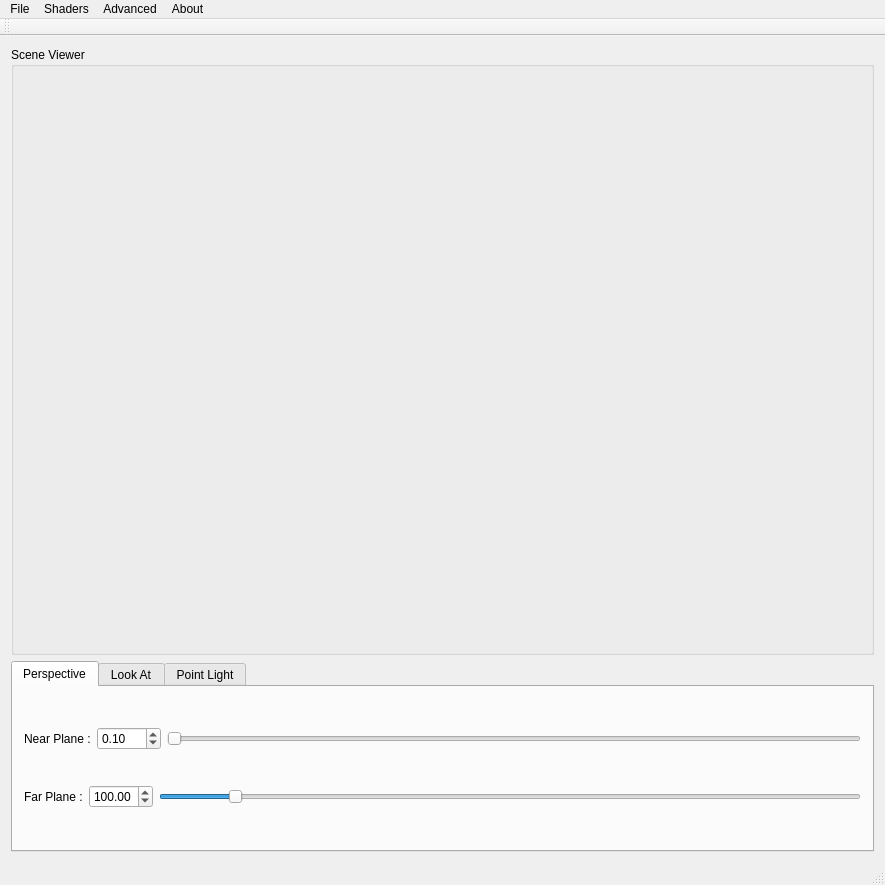
<?xml version="1.0" encoding="UTF-8"?>
<ui version="4.0">
 <class>MainWindow</class>
 <widget class="QMainWindow" name="MainWindow">
  <property name="geometry">
   <rect>
    <x>0</x>
    <y>0</y>
    <width>885</width>
    <height>885</height>
   </rect>
  </property>
  <property name="windowTitle">
   <string>MainWindow</string>
  </property>
  <widget class="QWidget" name="centralWidget">
   <layout class="QGridLayout" name="gridLayout">
    <item row="16" column="0">
     <widget class="QTabWidget" name="mainTabs">
      <property name="sizePolicy">
       <sizepolicy hsizetype="Expanding" vsizetype="Fixed">
        <horstretch>0</horstretch>
        <verstretch>0</verstretch>
       </sizepolicy>
      </property>
      <property name="currentIndex">
       <number>0</number>
      </property>
      <widget class="QWidget" name="perspectiveTab">
       <attribute name="title">
        <string>Perspective</string>
       </attribute>
       <layout class="QGridLayout" name="gridLayout_7">
        <item row="0" column="0">
         <layout class="QHBoxLayout" name="horizontalLayout_4">
          <item>
           <widget class="QLabel" name="label_3">
            <property name="sizePolicy">
             <sizepolicy hsizetype="Fixed" vsizetype="Preferred">
              <horstretch>0</horstretch>
              <verstretch>0</verstretch>
             </sizepolicy>
            </property>
            <property name="text">
             <string>Near Plane :</string>
            </property>
           </widget>
          </item>
          <item>
           <widget class="QDoubleSpinBox" name="persNearSpin">
            <property name="decimals">
             <number>2</number>
            </property>
            <property name="minimum">
             <double>0.000000000000000</double>
            </property>
            <property name="maximum">
             <double>999.000000000000000</double>
            </property>
            <property name="singleStep">
             <double>0.100000000000000</double>
            </property>
            <property name="value">
             <double>0.100000000000000</double>
            </property>
           </widget>
          </item>
          <item>
           <widget class="QSlider" name="persNearSlider">
            <property name="maximum">
             <number>99900</number>
            </property>
            <property name="value">
             <number>10</number>
            </property>
            <property name="orientation">
             <enum>Qt::Horizontal</enum>
            </property>
           </widget>
          </item>
         </layout>
        </item>
        <item row="1" column="0">
         <layout class="QHBoxLayout" name="horizontalLayout_5">
          <item>
           <widget class="QLabel" name="label_4">
            <property name="sizePolicy">
             <sizepolicy hsizetype="Fixed" vsizetype="Preferred">
              <horstretch>0</horstretch>
              <verstretch>0</verstretch>
             </sizepolicy>
            </property>
            <property name="text">
             <string>Far Plane :</string>
            </property>
           </widget>
          </item>
          <item>
           <widget class="QDoubleSpinBox" name="persFarSpin">
            <property name="minimum">
             <double>0.000000000000000</double>
            </property>
            <property name="maximum">
             <double>999.000000000000000</double>
            </property>
            <property name="singleStep">
             <double>0.100000000000000</double>
            </property>
            <property name="value">
             <double>100.000000000000000</double>
            </property>
           </widget>
          </item>
          <item>
           <widget class="QSlider" name="persFarSlider">
            <property name="maximum">
             <number>99900</number>
            </property>
            <property name="value">
             <number>10000</number>
            </property>
            <property name="orientation">
             <enum>Qt::Horizontal</enum>
            </property>
           </widget>
          </item>
         </layout>
        </item>
       </layout>
      </widget>
      <widget class="QWidget" name="lookAtTab">
       <attribute name="title">
        <string>Look At</string>
       </attribute>
       <layout class="QGridLayout" name="gridLayout_3">
        <item row="0" column="0">
         <layout class="QHBoxLayout" name="horizontalLayout_6">
          <item>
           <widget class="QLabel" name="label_5">
            <property name="sizePolicy">
             <sizepolicy hsizetype="Fixed" vsizetype="Preferred">
              <horstretch>0</horstretch>
              <verstretch>0</verstretch>
             </sizepolicy>
            </property>
            <property name="text">
             <string>Eye (X,Y,Z) :</string>
            </property>
           </widget>
          </item>
          <item>
           <widget class="QDoubleSpinBox" name="lookEyeXSpin">
            <property name="minimum">
             <double>-99999.000000000000000</double>
            </property>
            <property name="maximum">
             <double>99999.000000000000000</double>
            </property>
            <property name="singleStep">
             <double>0.100000000000000</double>
            </property>
            <property name="value">
             <double>0.000000000000000</double>
            </property>
           </widget>
          </item>
          <item>
           <widget class="QDoubleSpinBox" name="lookEyeYSpin">
            <property name="minimum">
             <double>-99999.000000000000000</double>
            </property>
            <property name="maximum">
             <double>99999.000000000000000</double>
            </property>
            <property name="singleStep">
             <double>0.100000000000000</double>
            </property>
            <property name="value">
             <double>0.000000000000000</double>
            </property>
           </widget>
          </item>
          <item>
           <widget class="QDoubleSpinBox" name="lookEyeZSpin">
            <property name="minimum">
             <double>-99999.000000000000000</double>
            </property>
            <property name="maximum">
             <double>99999.000000000000000</double>
            </property>
            <property name="singleStep">
             <double>0.100000000000000</double>
            </property>
            <property name="value">
             <double>1.000000000000000</double>
            </property>
           </widget>
          </item>
         </layout>
        </item>
        <item row="1" column="0">
         <layout class="QHBoxLayout" name="horizontalLayout_7">
          <item>
           <widget class="QLabel" name="label_6">
            <property name="sizePolicy">
             <sizepolicy hsizetype="Fixed" vsizetype="Preferred">
              <horstretch>0</horstretch>
              <verstretch>0</verstretch>
             </sizepolicy>
            </property>
            <property name="text">
             <string>Center (X,Y,Z) :</string>
            </property>
           </widget>
          </item>
          <item>
           <widget class="QDoubleSpinBox" name="lookCenterXSpin">
            <property name="minimum">
             <double>-99999.000000000000000</double>
            </property>
            <property name="maximum">
             <double>99999.000000000000000</double>
            </property>
            <property name="singleStep">
             <double>0.100000000000000</double>
            </property>
           </widget>
          </item>
          <item>
           <widget class="QDoubleSpinBox" name="lookCenterYSpin">
            <property name="minimum">
             <double>-99999.000000000000000</double>
            </property>
            <property name="maximum">
             <double>99999.000000000000000</double>
            </property>
            <property name="singleStep">
             <double>0.100000000000000</double>
            </property>
           </widget>
          </item>
          <item>
           <widget class="QDoubleSpinBox" name="lookCenterZSpin">
            <property name="minimum">
             <double>-99999.000000000000000</double>
            </property>
            <property name="maximum">
             <double>99999.000000000000000</double>
            </property>
            <property name="singleStep">
             <double>0.100000000000000</double>
            </property>
           </widget>
          </item>
         </layout>
        </item>
        <item row="2" column="0">
         <layout class="QHBoxLayout" name="horizontalLayout_8">
          <item>
           <widget class="QLabel" name="label_7">
            <property name="sizePolicy">
             <sizepolicy hsizetype="Fixed" vsizetype="Preferred">
              <horstretch>0</horstretch>
              <verstretch>0</verstretch>
             </sizepolicy>
            </property>
            <property name="text">
             <string>Up (X,Y,Z) :</string>
            </property>
           </widget>
          </item>
          <item>
           <widget class="QDoubleSpinBox" name="lookUpXSpin">
            <property name="minimum">
             <double>-99999.000000000000000</double>
            </property>
            <property name="maximum">
             <double>99999.000000000000000</double>
            </property>
            <property name="singleStep">
             <double>0.100000000000000</double>
            </property>
           </widget>
          </item>
          <item>
           <widget class="QDoubleSpinBox" name="lookUpYSpin">
            <property name="minimum">
             <double>-99999.000000000000000</double>
            </property>
            <property name="maximum">
             <double>99999.000000000000000</double>
            </property>
            <property name="singleStep">
             <double>0.100000000000000</double>
            </property>
            <property name="value">
             <double>1.000000000000000</double>
            </property>
           </widget>
          </item>
          <item>
           <widget class="QDoubleSpinBox" name="lookUpZSpin">
            <property name="minimum">
             <double>-99999.000000000000000</double>
            </property>
            <property name="maximum">
             <double>99999.000000000000000</double>
            </property>
            <property name="singleStep">
             <double>0.100000000000000</double>
            </property>
           </widget>
          </item>
         </layout>
        </item>
       </layout>
      </widget>
      <widget class="QWidget" name="diffuseLightTab">
       <attribute name="title">
        <string>Point Light</string>
       </attribute>
       <layout class="QGridLayout" name="gridLayout_5">
        <item row="1" column="0">
         <layout class="QHBoxLayout" name="horizontalLayout_14">
          <item>
           <widget class="QLabel" name="label_12">
            <property name="sizePolicy">
             <sizepolicy hsizetype="Fixed" vsizetype="Preferred">
              <horstretch>0</horstretch>
              <verstretch>0</verstretch>
             </sizepolicy>
            </property>
            <property name="text">
             <string>Ia :</string>
            </property>
           </widget>
          </item>
          <item>
           <widget class="QDoubleSpinBox" name="lightIa1Spin">
            <property name="singleStep">
             <double>0.100000000000000</double>
            </property>
            <property name="value">
             <double>0.000000000000000</double>
            </property>
           </widget>
          </item>
          <item>
           <widget class="QDoubleSpinBox" name="lightIa2Spin">
            <property name="singleStep">
             <double>0.100000000000000</double>
            </property>
            <property name="value">
             <double>1.000000000000000</double>
            </property>
           </widget>
          </item>
          <item>
           <widget class="QDoubleSpinBox" name="lightIa3Spin">
            <property name="singleStep">
             <double>0.100000000000000</double>
            </property>
            <property name="value">
             <double>0.000000000000000</double>
            </property>
           </widget>
          </item>
         </layout>
        </item>
        <item row="3" column="0">
         <layout class="QHBoxLayout" name="horizontalLayout_41">
          <item>
           <widget class="QLabel" name="label_21">
            <property name="sizePolicy">
             <sizepolicy hsizetype="Fixed" vsizetype="Preferred">
              <horstretch>0</horstretch>
              <verstretch>0</verstretch>
             </sizepolicy>
            </property>
            <property name="text">
             <string>Is :</string>
            </property>
           </widget>
          </item>
          <item>
           <widget class="QDoubleSpinBox" name="lightIs1Spin">
            <property name="singleStep">
             <double>0.100000000000000</double>
            </property>
            <property name="value">
             <double>0.000000000000000</double>
            </property>
           </widget>
          </item>
          <item>
           <widget class="QDoubleSpinBox" name="lightIs2Spin">
            <property name="singleStep">
             <double>0.100000000000000</double>
            </property>
            <property name="value">
             <double>1.000000000000000</double>
            </property>
           </widget>
          </item>
          <item>
           <widget class="QDoubleSpinBox" name="lightIs3Spin">
            <property name="singleStep">
             <double>0.100000000000000</double>
            </property>
            <property name="value">
             <double>0.000000000000000</double>
            </property>
           </widget>
          </item>
         </layout>
        </item>
        <item row="4" column="0">
         <layout class="QHBoxLayout" name="horizontalLayout_42">
          <item>
           <widget class="QLabel" name="label_421">
            <property name="sizePolicy">
             <sizepolicy hsizetype="Fixed" vsizetype="Preferred">
              <horstretch>0</horstretch>
              <verstretch>0</verstretch>
             </sizepolicy>
            </property>
            <property name="text">
             <string>Atenuation :</string>
            </property>
           </widget>
          </item>
          <item>
           <widget class="QDoubleSpinBox" name="lightCoefA">
            <property name="singleStep">
             <double>0.100000000000000</double>
            </property>
            <property name="value">
             <double>0.000000000000000</double>
            </property>
           </widget>
          </item>
          <item>
           <widget class="QDoubleSpinBox" name="lightCoefB">
            <property name="singleStep">
             <double>0.100000000000000</double>
            </property>
            <property name="value">
             <double>0.000000000000000</double>
            </property>
           </widget>
          </item>
          <item>
           <widget class="QDoubleSpinBox" name="lightCoefC">
            <property name="singleStep">
             <double>0.100000000000000</double>
            </property>
            <property name="value">
             <double>1.000000000000000</double>
            </property>
           </widget>
          </item>
         </layout>
        </item>
        <item row="0" column="0">
         <layout class="QHBoxLayout" name="horizontalLayout_13">
          <item>
           <widget class="QLabel" name="label_11">
            <property name="sizePolicy">
             <sizepolicy hsizetype="Fixed" vsizetype="Preferred">
              <horstretch>0</horstretch>
              <verstretch>0</verstretch>
             </sizepolicy>
            </property>
            <property name="text">
             <string>Position (X,Y,Z) :</string>
            </property>
           </widget>
          </item>
          <item>
           <widget class="QDoubleSpinBox" name="lightPosXSpin">
            <property name="minimum">
             <double>-99999.000000000000000</double>
            </property>
            <property name="maximum">
             <double>99999.000000000000000</double>
            </property>
            <property name="singleStep">
             <double>0.100000000000000</double>
            </property>
            <property name="value">
             <double>-25.000000000000000</double>
            </property>
           </widget>
          </item>
          <item>
           <widget class="QDoubleSpinBox" name="lightPosYSpin">
            <property name="minimum">
             <double>-99999.000000000000000</double>
            </property>
            <property name="maximum">
             <double>99999.000000000000000</double>
            </property>
            <property name="singleStep">
             <double>0.100000000000000</double>
            </property>
            <property name="value">
             <double>25.000000000000000</double>
            </property>
           </widget>
          </item>
          <item>
           <widget class="QDoubleSpinBox" name="lightPosZSpin">
            <property name="minimum">
             <double>-99999.000000000000000</double>
            </property>
            <property name="maximum">
             <double>99999.000000000000000</double>
            </property>
            <property name="singleStep">
             <double>0.100000000000000</double>
            </property>
            <property name="value">
             <double>25.000000000000000</double>
            </property>
           </widget>
          </item>
         </layout>
        </item>
        <item row="2" column="0">
         <layout class="QHBoxLayout" name="horizontalLayout_15">
          <item>
           <widget class="QLabel" name="label_13">
            <property name="sizePolicy">
             <sizepolicy hsizetype="Fixed" vsizetype="Preferred">
              <horstretch>0</horstretch>
              <verstretch>0</verstretch>
             </sizepolicy>
            </property>
            <property name="text">
             <string>Id :</string>
            </property>
           </widget>
          </item>
          <item>
           <widget class="QDoubleSpinBox" name="lightId1Spin">
            <property name="singleStep">
             <double>0.100000000000000</double>
            </property>
            <property name="value">
             <double>1.000000000000000</double>
            </property>
           </widget>
          </item>
          <item>
           <widget class="QDoubleSpinBox" name="lightId2Spin">
            <property name="singleStep">
             <double>0.100000000000000</double>
            </property>
            <property name="value">
             <double>1.000000000000000</double>
            </property>
           </widget>
          </item>
          <item>
           <widget class="QDoubleSpinBox" name="lightId3Spin">
            <property name="singleStep">
             <double>0.100000000000000</double>
            </property>
            <property name="value">
             <double>1.000000000000000</double>
            </property>
           </widget>
          </item>
         </layout>
        </item>
       </layout>
      </widget>
     </widget>
    </item>
    <item row="15" column="0">
     <widget class="QGroupBox" name="groupBox">
      <property name="sizePolicy">
       <sizepolicy hsizetype="Preferred" vsizetype="Expanding">
        <horstretch>0</horstretch>
        <verstretch>0</verstretch>
       </sizepolicy>
      </property>
      <property name="maximumSize">
       <size>
        <width>85000</width>
        <height>85000</height>
       </size>
      </property>
      <property name="title">
       <string>Scene Viewer</string>
      </property>
      <layout class="QGridLayout" name="gridLayout_2">
       <property name="leftMargin">
        <number>0</number>
       </property>
       <property name="topMargin">
        <number>0</number>
       </property>
       <property name="rightMargin">
        <number>0</number>
       </property>
       <property name="bottomMargin">
        <number>0</number>
       </property>
       <property name="spacing">
        <number>0</number>
       </property>
      </layout>
     </widget>
    </item>
   </layout>
  </widget>
  <widget class="QMenuBar" name="menuBar">
   <property name="geometry">
    <rect>
     <x>0</x>
     <y>0</y>
     <width>885</width>
     <height>22</height>
    </rect>
   </property>
   <widget class="QMenu" name="menuModels">
    <property name="title">
     <string>File</string>
    </property>
    <addaction name="separator"/>
    <addaction name="action_obre_fitxer"/>
    <addaction name="action_obre_escena"/>
    <addaction name="action_genera_escena"/>
    <addaction name="separator"/>
    <addaction name="actionLoadSetUp"/>
    <addaction name="separator"/>
    <addaction name="action_save_frame_as_image"/>
    <addaction name="action_start_and_save_animation"/>
    <addaction name="separator"/>
    <addaction name="action_exit"/>
    <addaction name="separator"/>
   </widget>
   <widget class="QMenu" name="menuShaders">
    <property name="title">
     <string>Shaders</string>
    </property>
    <addaction name="actionColor_Shader"/>
    <addaction name="actionNormal_Shader"/>
    <addaction name="separator"/>
    <addaction name="separator"/>
    <addaction name="actionGouraud_Blinn_Phong_Shader"/>
    <addaction name="actionBlinn_Phong_Shader"/>
    <addaction name="separator"/>
    <addaction name="action_toon"/>
   </widget>
   <widget class="QMenu" name="menuAdvanced">
    <property name="title">
     <string>Advanced</string>
    </property>
    <addaction name="separator"/>
    <addaction name="action_environmental_mapping"/>
    <addaction name="separator"/>
    <addaction name="action_reflections"/>
    <addaction name="action_transparencies"/>
    <addaction name="action_indirect_mapping"/>
    <addaction name="separator"/>
    <addaction name="action_exercici1"/>
    <addaction name="action_exercici2"/>
   </widget>
   <widget class="QMenu" name="menuAbout">
    <property name="title">
     <string>About</string>
    </property>
    <addaction name="actionAbout"/>
   </widget>
   <addaction name="menuModels"/>
   <addaction name="menuShaders"/>
   <addaction name="menuAdvanced"/>
   <addaction name="menuAbout"/>
  </widget>
  <widget class="QToolBar" name="mainToolBar">
   <attribute name="toolBarArea">
    <enum>TopToolBarArea</enum>
   </attribute>
   <attribute name="toolBarBreak">
    <bool>false</bool>
   </attribute>
  </widget>
  <widget class="QStatusBar" name="statusBar"/>
  <action name="action_toon">
   <property name="text">
    <string>Cell Shader</string>
   </property>
   <property name="toolTip">
    <string>Activar Toon Shader</string>
   </property>
   <property name="shortcut">
    <string>Alt+7</string>
   </property>
  </action>
  <action name="action_obre_fitxer">
   <property name="text">
    <string>Open .obj</string>
   </property>
   <property name="toolTip">
    <string>Obre Fitxer .obj</string>
   </property>
   <property name="shortcut">
    <string>Ctrl+F</string>
   </property>
  </action>
  <action name="action_environmental_mapping">
   <property name="text">
    <string>Environmental-mapping</string>
   </property>
   <property name="shortcut">
    <string>Ctrl+4</string>
   </property>
  </action>
  <action name="action_transparencies">
   <property name="text">
    <string>Transparencies</string>
   </property>
   <property name="shortcut">
    <string>Ctrl+5</string>
   </property>
  </action>
  <action name="action_indirect_mapping">
   <property name="text">
    <string>Indirect Textures</string>
   </property>
   <property name="shortcut">
    <string>Ctrl+I</string>
   </property>
  </action>
  <action name="action_afegeix_llum_puntual">
   <property name="text">
    <string>Afegeix Llum</string>
   </property>
  </action>
  <action name="action_save_frame_as_image">
   <property name="text">
    <string>Save Frame as Image</string>
   </property>
  </action>
  <action name="action_obre_escena">
   <property name="text">
    <string>Open Virtual Scene</string>
   </property>
   <property name="shortcut">
    <string>Ctrl+E</string>
   </property>
  </action>
  <action name="action_start_and_save_animation">
   <property name="text">
    <string>Start and Save Animation</string>
   </property>
  </action>
  <action name="action_exit">
   <property name="text">
    <string>Exit</string>
   </property>
   <property name="shortcut">
    <string>Ctrl+Q</string>
   </property>
  </action>
  <action name="actionLoadSetUp">
   <property name="text">
    <string>Load SetUp</string>
   </property>
   <property name="shortcut">
    <string>Ctrl+L</string>
   </property>
  </action>
  <action name="action_genera_escena">
   <property name="text">
    <string>Generate Virtual Scene</string>
   </property>
   <property name="shortcut">
    <string>Ctrl+D</string>
   </property>
  </action>
  <action name="actionColor_Shader">
   <property name="text">
    <string>Color Shader</string>
   </property>
   <property name="shortcut">
    <string>Alt+0</string>
   </property>
  </action>
  <action name="actionNormal_Shader">
   <property name="text">
    <string>Normal Shader</string>
   </property>
   <property name="shortcut">
    <string>Alt+1</string>
   </property>
  </action>
  <action name="actionBlinn_Phong_Shader">
   <property name="text">
    <string>Blinn-Phong Shader</string>
   </property>
   <property name="shortcut">
    <string>Alt+6</string>
   </property>
  </action>
  <action name="actionGouraud_Blinn_Phong_Shader">
   <property name="text">
    <string>Gouraud-Blinn-Phong Shader</string>
   </property>
   <property name="shortcut">
    <string>Alt+5</string>
   </property>
  </action>
  <action name="action_reflections">
   <property name="text">
    <string>Reflections</string>
   </property>
  </action>
  <action name="actionAbout">
   <property name="text">
    <string>About</string>
   </property>
  </action>
  <action name="action_exercici1">
   <property name="text">
    <string>Exercice 1</string>
   </property>
    <property name="shortcut">
    <string>Alt+8</string>
   </property>
  </action>
  <action name="action_exercici2">
   <property name="text">
    <string>Exercice 2</string>
   </property>
      <property name="shortcut">
    <string>Alt+9</string>
   </property>
  </action>
 </widget>
 <layoutdefault spacing="6" margin="11"/>
 <tabstops>
  <tabstop>mainTabs</tabstop>
  <tabstop>persNearSpin</tabstop>
  <tabstop>persNearSlider</tabstop>
  <tabstop>persFarSpin</tabstop>
  <tabstop>persFarSlider</tabstop>
  <tabstop>lookEyeXSpin</tabstop>
  <tabstop>lookEyeYSpin</tabstop>
  <tabstop>lookEyeZSpin</tabstop>
  <tabstop>lookCenterXSpin</tabstop>
  <tabstop>lookCenterYSpin</tabstop>
  <tabstop>lookCenterZSpin</tabstop>
  <tabstop>lookUpXSpin</tabstop>
  <tabstop>lookUpYSpin</tabstop>
  <tabstop>lookUpZSpin</tabstop>
  <tabstop>lightPosXSpin</tabstop>
  <tabstop>lightPosYSpin</tabstop>
  <tabstop>lightPosZSpin</tabstop>
  <tabstop>lightIa1Spin</tabstop>
  <tabstop>lightIa2Spin</tabstop>
  <tabstop>lightIa3Spin</tabstop>
  <tabstop>lightId1Spin</tabstop>
  <tabstop>lightId2Spin</tabstop>
  <tabstop>lightId3Spin</tabstop>
  <tabstop>lightIs2Spin</tabstop>
  <tabstop>lightIs3Spin</tabstop>
 </tabstops>
 <resources/>
 <connections/>
</ui>
